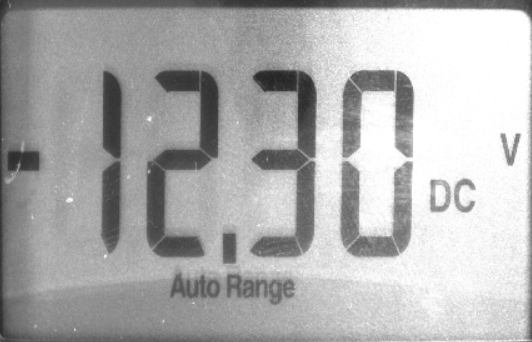
#> input picture Snipaste_2023-03-31_14-37-08.png, 532 x 342 px, found by its file name
$ jupyter execute digital_numbers_detection.ipynb
#> lines starting #> are read from the running program, lines starting #| are printed output that depends on the picture; after the words box and inside, x2 and y2 are one past the last pixel; in counts of white or black regions, pixels touching at a corner belong together
[cell 1]
import cv2
import numpy as np
from google.colab.patches import cv2_imshow

[cell 2]
def delete_min_white_area(img, min_area):
    contours, _ = cv2.findContours(img, cv2.RETR_EXTERNAL, cv2.CHAIN_APPROX_SIMPLE)[-2:]
    for cnt in contours:
        if cv2.contourArea(cnt) < min_area:
            cv2.drawContours(img, [cnt], 0, 0, -1)
    return img

def delete_min_black_area(img, min_area):
    img_inv = cv2.bitwise_not(img)
    img_inv = delete_min_white_area(img_inv, min_area)
    return cv2.bitwise_not(img_inv)

[cell 3]
img = cv2.imread("/content/Snipaste_2023-03-31_14-37-08.png", 0)
#> img is the input picture: shape (342, 532); min 36, max 255, mean 175.8
img = cv2.resize(img, (512, 512))
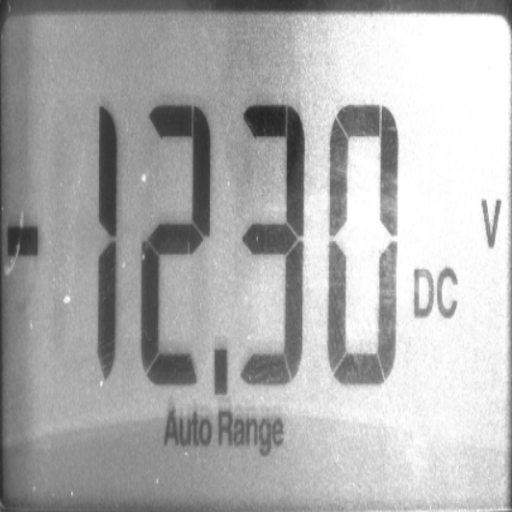
#> img: shape (512, 512); min 37, max 255, mean 175.7
print("01. Grayscale")
cv2_imshow(img)

[cell 4]
bin_mat = cv2.adaptiveThreshold(img, 255, cv2.ADAPTIVE_THRESH_MEAN_C, cv2.THRESH_BINARY, 35, 10)
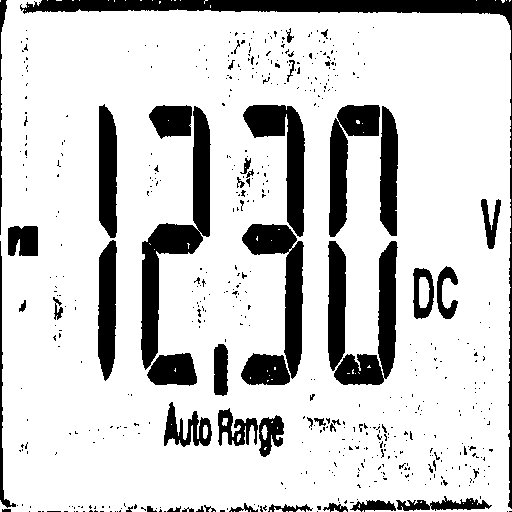
#> bin_mat: shape (512, 512); 81.9% white; 552 black regions (499 under 20 px), largest, box (x1, y1, x2, y2) and area: (20, 0, 512, 509) 6738, (141, 106, 211, 370) 5239, (242, 224, 304, 379) 3396
print("02. Binary")
cv2_imshow(bin_mat)

[cell 5]
element = cv2.getStructuringElement(cv2.MORPH_RECT, (5, 5))
open_mat = cv2.morphologyEx(bin_mat, cv2.MORPH_OPEN, element)
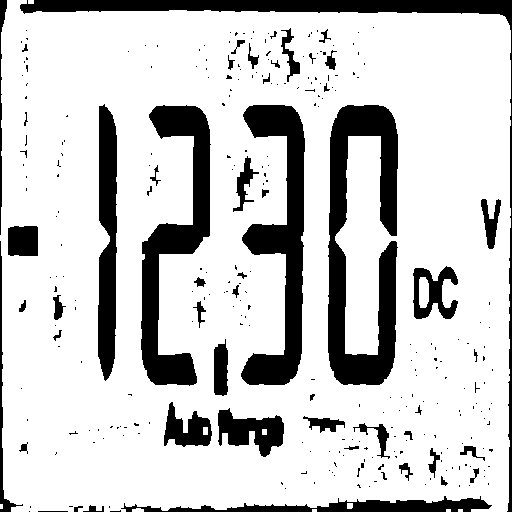
#> open_mat: shape (512, 512); 80.2% white; 297 black regions (242 under 20 px)

print("03. Opening")
cv2_imshow(open_mat)

[cell 6]
im1 = delete_min_white_area(open_mat, 50000)
#> in delete_min_white_area, `contours, _ = cv2.findContours(img, cv2.RETR_EXTERNAL, cv2.CHAIN_APPRO..`: contours = 8 contours, 5 with area under 20; largest, box (x1, y1, x2, y2) and area: (0, 0, 511, 512) 249941, (132, 508, 144, 512) 27, (347, 503, 353, 509) 24
#> the loop in delete_min_white_area, `for cnt in contours:` made 8 passes
#> cnt on passes 1, 2, 3, 5, 7: [[458, 509], [458, 511], [462, 511], [462, 509]], [[446, 509], [446, 511], [450, 511], [450, 509]], [[312, 509], [312, 511], [316, 511], [316, 509]], [[0, 504], [0, 508], [2, 508], [2, 504]], [[28, 0], [28, 3], [33, 3], [33, 0]]
#> after the loop in delete_min_white_area, `for cnt in contours:`:
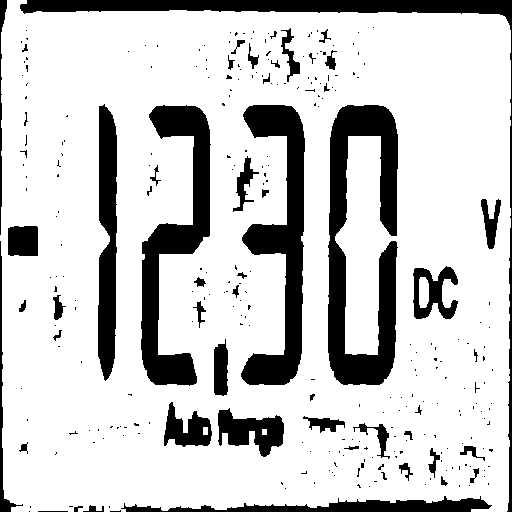
#> img: shape (512, 512); 80.1% white; 297 black regions (242 under 20 px), largest, box (x1, y1, x2, y2) and area: (328, 105, 398, 385) 10485, (241, 105, 305, 385) 8095, (141, 105, 211, 386) 7891

print("04. Remove white noise")
cv2_imshow(im1)

[cell 7]
im2 = delete_min_black_area(im1, 50000)
#> in delete_min_black_area, `img_inv = cv2.bitwise_not(img)`: img_inv: shape (512, 512); 19.9% white; 297 white regions (242 under 20 px)
#> in delete_min_white_area (call 2), `contours, _ = cv2.findContours(img, cv2.RETR_EXTERNAL, cv2.CHAIN_APPRO..`: contours = 297 contours, 258 with area under 20; largest, box (x1, y1, x2, y2) and area: (328, 105, 398, 385) 9912, (241, 105, 305, 385) 7706, (141, 105, 211, 386) 7498, (20, 0, 512, 512) 5996, (98, 104, 117, 381) 4020
#> the loop in delete_min_white_area (call 2), `for cnt in contours:` made 297 passes
#> cnt on passes 1 to 3: [[38, 511], [67, 511]], [[29, 511]], [[120, 510], [119, 511], [110, 511], [120, 511]]
#> after the loop in delete_min_white_area (call 2), `for cnt in contours:`: img: shape (512, 512); every value is 0
#> in delete_min_black_area, `return cv2.bitwise_not(img_inv)`: returned value: shape (512, 512); every value is 255
print("05. Remove black noise")
cv2_imshow(im2)

[cell 8]
element2 = cv2.getStructuringElement(cv2.MORPH_RECT, (51, 51))
#> element2: shape (51, 51); every value is 1
im2_close = cv2.morphologyEx(im2, cv2.MORPH_CLOSE, element2)

print("Eliminate main region gaps")
cv2_imshow(im2_close)

[cell 9]
ba = cv2.bitwise_and(bin_mat, im2_close)
print("06. Bitwise AND")
cv2_imshow(ba)

[cell 10]
element3 = cv2.getStructuringElement(cv2.MORPH_RECT, (5, 5))
#> element3 = [[1, 1, 1, 1, 1], [1, 1, 1, 1, 1], [1, 1, 1, 1, 1], [1, 1, 1, 1, 1], [1, 1, 1, 1, 1]]
ba_close = cv2.morphologyEx(ba, cv2.MORPH_CLOSE, element3)
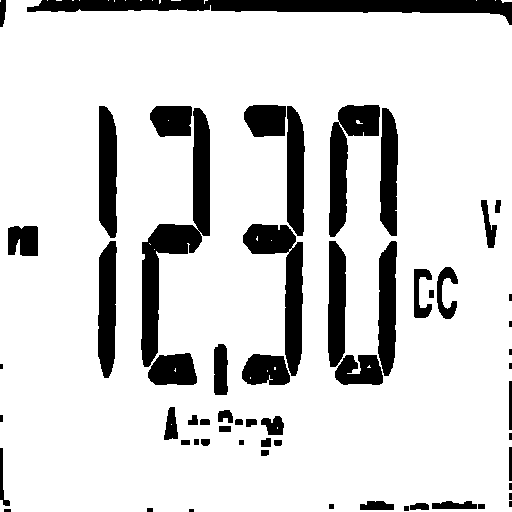
#> ba_close: shape (512, 512); 84.3% white; 60 black regions (6 under 20 px), largest, box (x1, y1, x2, y2) and area: (27, 0, 512, 25) 5583, (141, 108, 210, 367) 5200, (243, 224, 303, 376) 3350
print("07. Closing")
cv2_imshow(ba_close)

[cell 11]
im3 = delete_min_black_area(ba_close, 200)
#> in delete_min_black_area (call 2), `img_inv = cv2.bitwise_not(img)`: img_inv: shape (512, 512); 15.7% white; 60 white regions (6 under 20 px)
#> call 3 of delete_min_white_area, with min_area = 200
#> in delete_min_white_area (call 3), `contours, _ = cv2.findContours(img, cv2.RETR_EXTERNAL, cv2.CHAIN_APPRO..`: contours = 60 contours, 16 with area under 20; largest, box (x1, y1, x2, y2) and area: (27, 0, 512, 25) 5071, (141, 108, 210, 367) 4879, (243, 224, 303, 376) 3162, (329, 105, 380, 237) 2729, (98, 241, 117, 378) 1984
#> the loop in delete_min_white_area (call 3), `for cnt in contours:` made 60 passes
#> cnt on passes 1, 2, 3, 4, 5, 6, 8, 11, 12, 15, 17, 18: [[189, 509], [189, 511], [193, 511], [193, 509]], [[4, 509], [4, 511], [10, 511], [10, 509]], [[147, 508], [147, 511], [152, 511], [152, 508]], [[404, 506], [404, 510], [408, 510], [408, 506]], [[478, 504], [478, 508], [484, 508], [484, 504]], [[329, 504], [329, 508], [333, 508], [333, 504]], [[509, 501], [509, 506], [511, 506], [511, 501]], [[509, 493], [509, 499], [511, 499], [511, 493]], [[509, 483], [509, 489], [511, 489], [511, 483]], [[509, 447], [509, 480], [511, 480], [511, 447]], [[239, 440], [239, 444], [243, 444], [243, 440]], [[181, 440], [181, 444], [189, 444], [189, 440]]
#> after the loop in delete_min_white_area (call 3), `for cnt in contours:`:
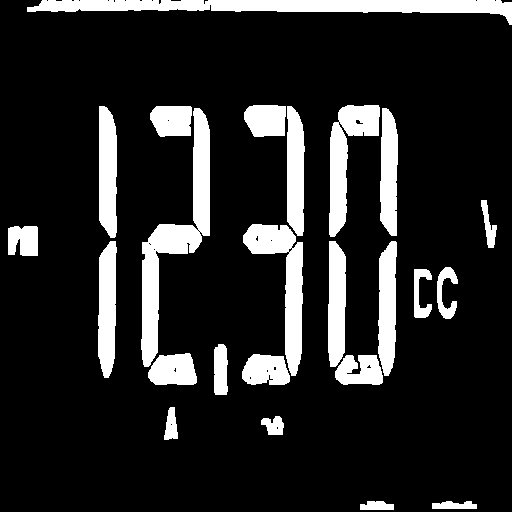
#> img: shape (512, 512); 14.9% white; 24 white regions, largest, box (x1, y1, x2, y2) and area: (27, 0, 512, 25) 5583, (141, 108, 210, 367) 5200, (243, 224, 303, 376) 3350
print("08. Remove black noise after closing")
cv2_imshow(im3)

[cell 12]
element4 = cv2.getStructuringElement(cv2.MORPH_RECT, (5, 5))
#> element4 has the same summary as element3
im3_open = cv2.morphologyEx(im3, cv2.MORPH_OPEN, element4)
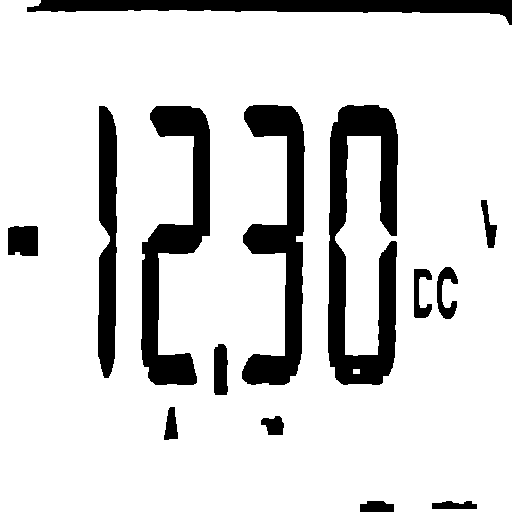
#> im3_open: shape (512, 512); 84.7% white; 14 black regions, largest, box (x1, y1, x2, y2) and area: (328, 105, 398, 385) 10305, (242, 105, 305, 385) 7952, (141, 106, 210, 385) 7790
# cv2.imshow("09. Single digit optimization", im3_open)
print("09. Single digit optimization")
cv2_imshow(im3_open)

[cell 13]
# cv2.imshow("10. Get ROI digit region", im2_close - im3_open)
print("10. Get digit region")
roi = im2_close - im3_open
#> roi: shape (512, 512); 15.3% white; 14 white regions
cv2_imshow(roi)

[cell 14]
contours, hierarchy = cv2.findContours(roi, cv2.RETR_EXTERNAL, cv2.CHAIN_APPROX_SIMPLE)
#> contours = 14 contours; largest, box (x1, y1, x2, y2) and area: (328, 105, 398, 385) 9762, (242, 105, 305, 385) 7555, (141, 106, 210, 385) 7393, (27, 0, 512, 25) 5160, (98, 106, 117, 378) 3991
for _, c in enumerate(contours):

    boundRect = cv2.boundingRect(c)

    rectX = boundRect[0]
    rectY = boundRect[1]
    rectWidth = boundRect[2]
    rectHeight = boundRect[3]
    # print(rectWidth)
    # print(rectHeight)

    rectArea = rectWidth * rectHeight

    minArea = 5000

    if rectArea > minArea and rectHeight > rectWidth:

        color = (0, 0, 255)
        currentCrop = img[rectY:rectY+rectHeight,rectX:rectX+rectWidth]
        cv2_imshow(currentCrop)
        cv2.rectangle(img, (int(rectX), int(rectY)),
                      (int(rectX + rectWidth), int(rectY + rectHeight)), color, 2)
        cv2_imshow(img)
#> this loop made 14 passes
#> (rectX, rectY, rectWidth, rectHeight, rectArea) on passes 1 to 12: (432, 501, 45, 8, 360), (360, 501, 34, 11, 374), (261, 416, 23, 19, 437), (164, 407, 14, 33, 462), (214, 344, 14, 51, 714), (414, 269, 18, 49, 882), (437, 267, 21, 52, 1092), (8, 226, 30, 30, 900), (481, 200, 16, 48, 768), (141, 106, 69, 279, 19251), (98, 106, 19, 272, 5168), (328, 105, 70, 280, 19600)
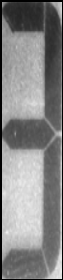
#> currentCrop: shape (280, 63); min 0, max 239, mean 132.6
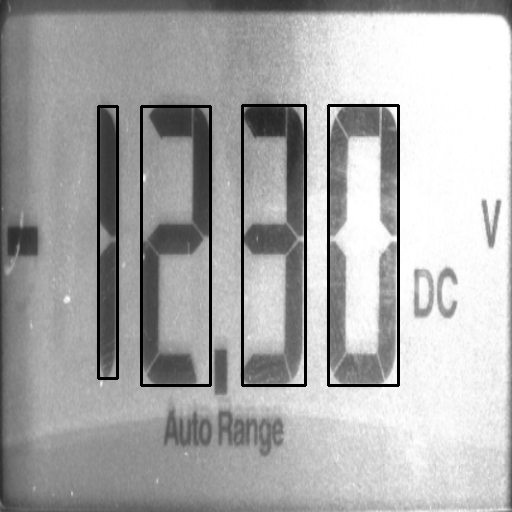
#> img: shape (512, 512); min 0, max 255, mean 170.4
